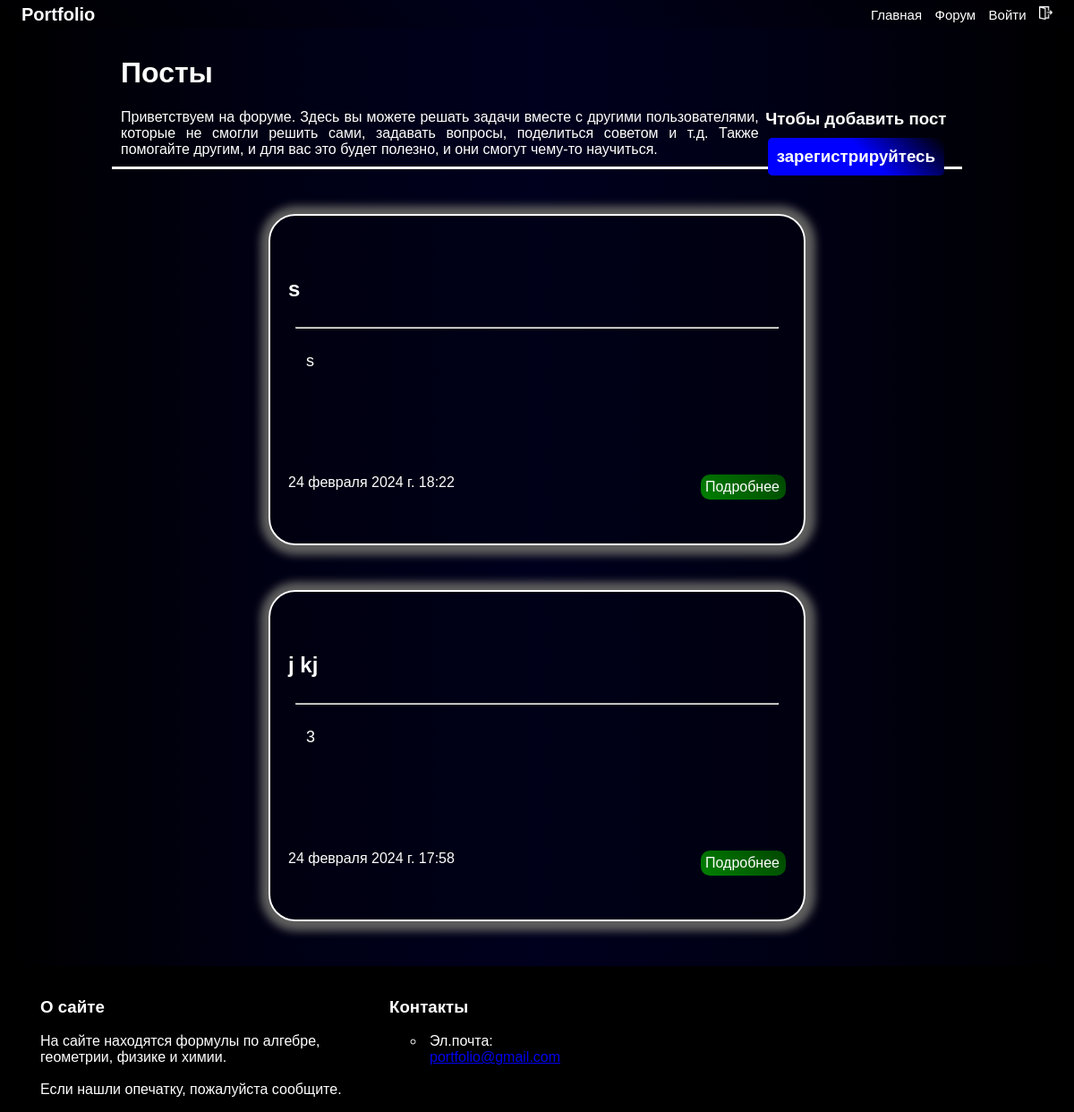
Before: /post/all with the older database file.
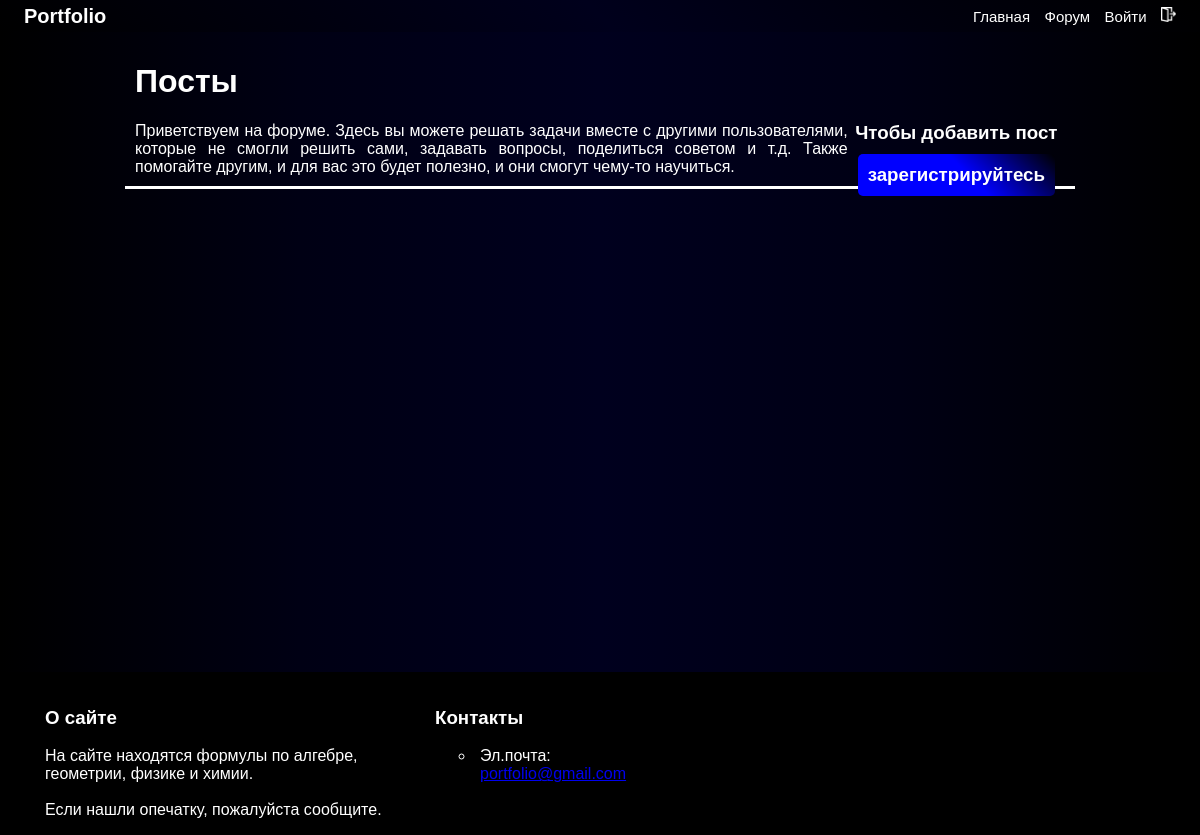
After: the same page with the newer database file.
### news/models.py (models this page shows, shortened)
class Post(models.Model):
    name = models.CharField('Название статьи', max_length = 200)
    content = models.TextField('Содержимое')
    date = models.DateTimeField('Дата', auto_now_add = True)
    author = models.CharField('Автор', max_length = 25)

### news/views.py (the view)
# urls.py: path('all', views.posts, name = 'posts'),
def posts(request):
    posts = Post.objects.order_by('-date')[:50]
    return render(request, 'main/index_4.html', {'posts': posts})

### main/templates/main/index_4.html (shortened to what this page needs)
{% extends 'main/layout.html' %}
{% load static %}
{% block css %}
    <link rel="stylesheet" href="{% static 'main/styles/css_4.css' %}">
{% endblock %}
{% block body %}
    <div id="block_2">
        <h1>Посты</h1>
        <div id="ins">
            {% if user.is_authenticated %}
                <h3 id="btt"><a href="{% url 'add_post' %}">+ Добавить пост</a></h3>
            {% else %}
            <h3 id="btt">Чтобы добавить пост<a href="{% url 'login' %}">зарегистрируйтесь</a></h3>
            {% endif %}
            Приветствуем на форуме. Здесь вы можете решать задачи вместе с другими пользователями, которые не смогли решить сами, задавать вопросы, поделиться советом и т.д. Также помогайте другим, и для вас это будет полезно, и они смогут чему-то научиться.
        </div>
    </div>
    {% for el in posts %}
        <div class="post">
            <h2>{{ el.name }}</h2>
            <hr>
            <div class="txt">
                <p>{{ el.content }}</p>
            </div>
            <div id="information">
                {{ el.date }}
                <a href="{% url 'post' el.id %}" class="detailes">Подробнее</a>
            </div>
        </div>
    {% endfor %}
{% endblock %}

### main/templates/main/layout.html (shortened to what this page needs)
{% load static %}
<!DOCTYPE html>
<html lang="ru">
<head>
    {% block css %}{% endblock %}
    <link rel="stylesheet" href="{% static 'main/styles/layout.css' %}">
</head>
<body>
    <div id="header">
        <nav id="vr">
            <h3 id="name"><div id="mb"><img id="menu_burger" src="{% static 'main/images/menu.png'%}" alt=""> Portfolio</div>
            </h3>
            <div id="block_1">
                <div id="zagalovok">
                    <a class="hidd" href="{% url 'home' %}">Главная</a>
                    <a  class="hidd" href="{% url 'posts' %}">Форум</a>
                    {% if user.is_authenticated %}
                        <a href="{% url 'personal_area' %}">{{ user.username }}</a>
                    {% else %}
                        <a href="{% url 'login' %}">Войти</a>
                    {% endif %}
                    <a  class="hidd" href="{% url 'logout' %}"><img id="exit_2" src="{% static 'main/images/exit.png'%}" alt=""></a>
                </div>
            </div>
        </nav>
    </div>
    <main>
        {% block body %}
        {% endblock %}
    </main>
    <div id="vr_2">
        <div id="end">
            <ul id="ending">
                <li id="me">
                    <h3>О сайте</h3>
                    <span id="sp">На сайте находятся формулы по алгебре, геометрии, физике и химии.</span><br><br>
                    <span>Если нашли опечатку, пожалуйста сообщите.</span>
                </li>
                <li>
                    <h3>Контакты</h3>
                    <div id="kontacts">
                        <ul>
                            <li>Эл.почта: <a href="mailto:portfolio.io.001@gmail.com">portfolio@gmail.com</a></li>
                        </ul>
                    </div>
                </li>
            </ul>
        </div>
    </div>
</body>
</html>

### main/static/main/styles/css_4.css (style rules this page uses)
#block_2 { margin: 0 auto; width: 950px; color: white; border-bottom: 3px solid white; padding: 10px; text-align: justify; }
#btt { float: right; display: flex; flex-direction: column; align-items: center; justify-content: center; margin: 0; }
#btt a { background: linear-gradient(45deg, blue 55%, black); text-decoration: none; padding: 10px; margin: 10px; border-radius: 5px; color: white; position: relative; }

### main/static/main/styles/layout.css (style rules this page uses)
* { cursor: default; font-family: Arial, Helvetica, sans-serif; box-sizing: border-box; }
html { height: 100vh; overflow-x: hidden; background-size: 100%; display: flex; flex-direction: column; background: linear-gradient(90deg, rgb(0, 0, 0), rgb(0, 0, 20), rgb(0, 0, 30), rgb(0, 0, 20), rgb(0, 0, 0)) !important; }
body { margin: 0; padding: 0; }
#exit_2 { width: 15px; max-height: 15px !important; }
main { min-height: 80vh; }
#vr { background: linear-gradient(45deg, rgb(0, 0, 0), rgb(0, 0, 28), rgb(0, 0, 0)); display: flex; align-items: center; justify-content: center; padding: 0 2vw; height: 4vh; }
#block_1 { width: 100vw; position: sticky; top: 0; z-index: 1000; transition: transform 0.3s ease; }
#header { position: sticky; top: 0; z-index: 99999; }
#zagalovok { list-style: none; padding: 0; float: right; }
#name { position: relative; float: left; font-size: 20px; color: white; user-select: none; z-index: 1000; }
#zagalovok a { text-decoration: none; color: rgb(255, 255, 255); transition: 0.5s; font-size: 15px; margin-left: 10px; }
h3 { position: relative; }
#mb { display: flex; flex-direction: row; align-items: center; justify-content: center; z-index: 99999; }
#vr_2 { display: flex; justify-content: center; width: auto; margin-bottom: -20px !important; bottom: 0; }
#end { background-color: rgb(0, 0, 0); width: 100vw; color: #fff; }
#end #ending { display: flex; list-style: none; }
#end #ending li { padding: 0 5px; margin-right: 150px; }
#end #ending li h3 { text-decoration: none; color: white; transition: 0.3s; }
#kontacts { display: flex; flex-direction: column; }
#kontacts ul { width: 200px; margin-bottom: 10px; }
#sp, #me { max-width: 350px !important; margin-right: 5vh !important; }

Changed rows visible on the page:
removed Post: name "s", content "s", date "24 февраля 2024 г. 18:22"
removed Post: name "j kj", content "3", date "24 февраля 2024 г. 17:58"
